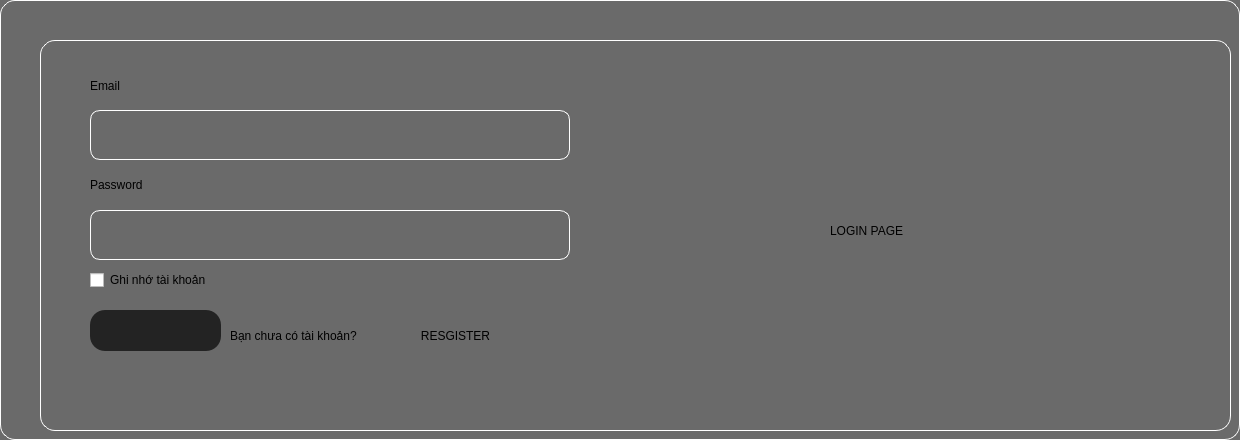
       <widget class="QWidget" name="page_log">
        <property name="styleSheet">
         <string notr="true">background-color:rgb(106, 106, 106);
border: 1px solid white;
border-radius: 15px</string>
        </property>
        <widget class="QWidget" name="widget_99" native="true">
         <property name="geometry">
          <rect>
           <x>40</x>
           <y>40</y>
           <width>1191</width>
           <height>391</height>
          </rect>
         </property>
         <widget class="QLabel" name="label_66">
          <property name="geometry">
           <rect>
            <x>50</x>
            <y>30</y>
            <width>191</width>
            <height>31</height>
           </rect>
          </property>
          <property name="styleSheet">
           <string notr="true">border: 0px;
font: 75 20pt &quot;MS Serif&quot;;
color: rgb(0, 0, 0)</string>
          </property>
          <property name="text">
           <string>Email</string>
          </property>
         </widget>
         <widget class="QLabel" name="label_67">
          <property name="geometry">
           <rect>
            <x>50</x>
            <y>130</y>
            <width>180</width>
            <height>30</height>
           </rect>
          </property>
          <property name="styleSheet">
           <string notr="true">border: 0px;
font: 75 20pt &quot;MS Serif&quot;;
color: rgb(0, 0, 0)</string>
          </property>
          <property name="text">
           <string>Password</string>
          </property>
         </widget>
         <widget class="QLineEdit" name="le_user_name">
          <property name="geometry">
           <rect>
            <x>50</x>
            <y>70</y>
            <width>480</width>
            <height>50</height>
           </rect>
          </property>
          <property name="styleSheet">
           <string notr="true">border-radius: 10px;
color: rgb(0, 0, 0);
font: 75 20pt &quot;MS Serif&quot;;</string>
          </property>
         </widget>
         <widget class="QLineEdit" name="le_lgpassword">
          <property name="geometry">
           <rect>
            <x>50</x>
            <y>170</y>
            <width>480</width>
            <height>50</height>
           </rect>
          </property>
          <property name="styleSheet">
           <string notr="true">border-radius: 10px;
color: rgb(0, 0, 0);
font: 75 20pt &quot;MS Serif&quot;;</string>
          </property>
         </widget>
         <widget class="QPushButton" name="bt_log">
          <property name="geometry">
           <rect>
            <x>50</x>
            <y>270</y>
            <width>131</width>
            <height>41</height>
           </rect>
          </property>
          <property name="styleSheet">
           <string notr="true">color: rgb(0, 0, 0);
border: 0px;
font: 75 20pt &quot;MS Serif&quot;;
background-color: rgb(35, 35, 35)</string>
          </property>
          <property name="text">
           <string/>
          </property>
          <property name="icon">
           <iconset>
            <normaloff>icon/11.png</normaloff>icon/11.png</iconset>
          </property>
          <property name="iconSize">
           <size>
            <width>300</width>
            <height>300</height>
           </size>
          </property>
         </widget>
         <widget class="QLabel" name="label_70">
          <property name="geometry">
           <rect>
            <x>790</x>
            <y>160</y>
            <width>251</width>
            <height>61</height>
           </rect>
          </property>
          <property name="styleSheet">
           <string notr="true">border: 0px;
font: 75 50pt &quot;MS Serif&quot;;
color: rgb(0, 0, 0)</string>
          </property>
          <property name="text">
           <string>LOGIN PAGE</string>
          </property>
         </widget>
         <widget class="QPushButton" name="bt_res1">
          <property name="geometry">
           <rect>
            <x>350</x>
            <y>285</y>
            <width>131</width>
            <height>21</height>
           </rect>
          </property>
          <property name="cursor">
           <cursorShape>PointingHandCursor</cursorShape>
          </property>
          <property name="styleSheet">
           <string notr="true">border: 0;
border-radius: 10px solid 0;
font: 75 italic 12pt &quot;MS Serif&quot;;
BACKGROUND:0 </string>
          </property>
          <property name="text">
           <string>RESGISTER</string>
          </property>
         </widget>
         <widget class="QLabel" name="label_68">
          <property name="geometry">
           <rect>
            <x>190</x>
            <y>280</y>
            <width>175</width>
            <height>31</height>
           </rect>
          </property>
          <property name="styleSheet">
           <string notr="true">border: 0px;
font: 75 10pt &quot;Arial&quot;;
color: rgb(0, 0, 0);
background-color: 0;</string>
          </property>
          <property name="text">
           <string>Bạn chưa có tài khoản?</string>
          </property>
         </widget>
         <widget class="QCheckBox" name="bt_luutk">
          <property name="geometry">
           <rect>
            <x>50</x>
            <y>230</y>
            <width>171</width>
            <height>20</height>
           </rect>
          </property>
          <property name="styleSheet">
           <string notr="true">border: 0px;
font: 75 10pt &quot;Arial&quot;;
color: rgb(0, 0, 0);
background-color: 0;</string>
          </property>
          <property name="text">
           <string>Ghi nhớ tài khoản</string>
          </property>
         </widget>
        </widget>
       </widget>
